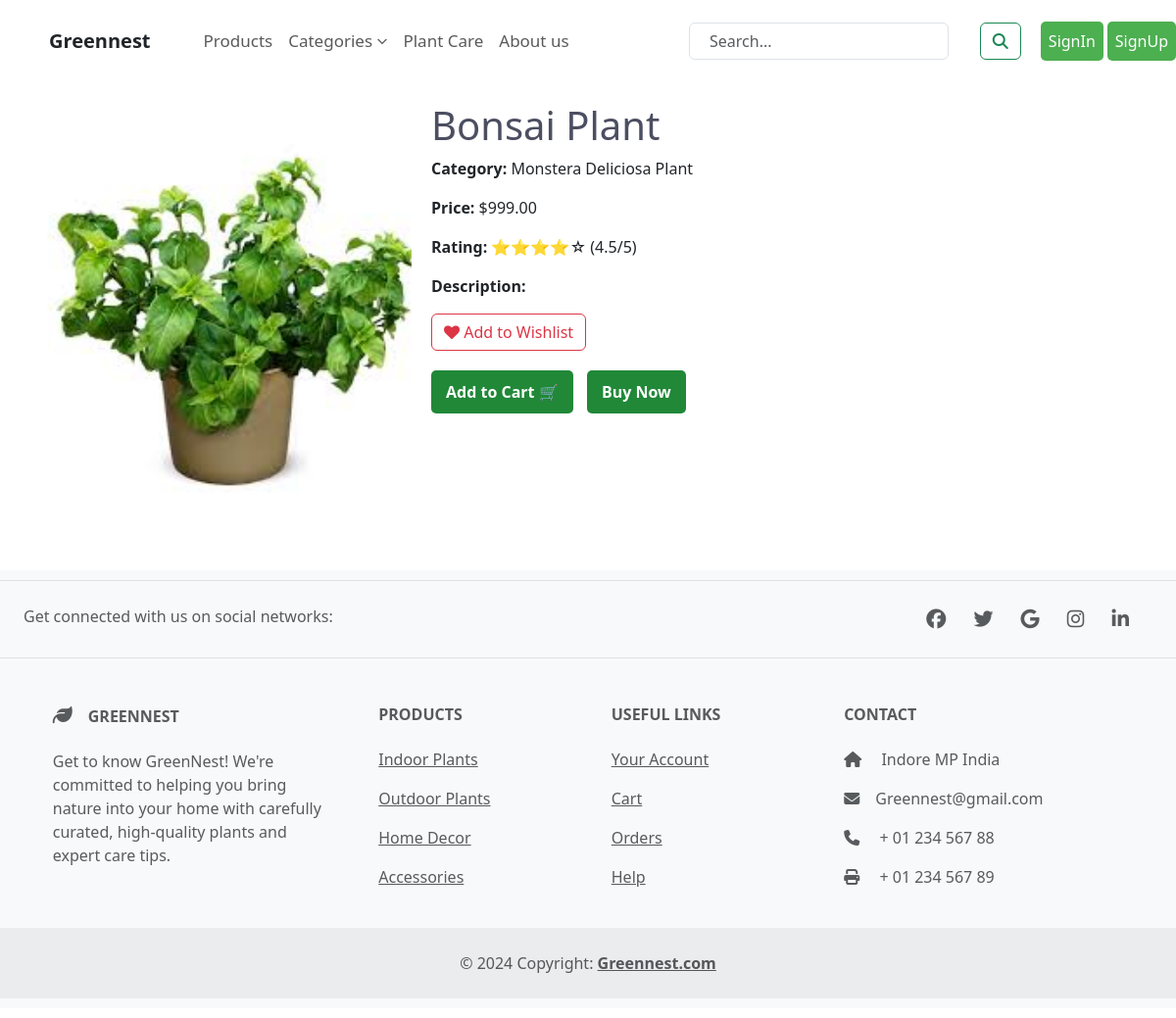
/product/1/, run on the app's committed database.
### myapp/models.py (models this page shows, shortened)
class Product(models.Model):
    name = models.CharField(max_length=255)
    category = models.ForeignKey(Category, on_delete=models.SET_NULL, null=True, blank=True)
    price = models.DecimalField(max_digits=10, decimal_places=2)
    stock = models.PositiveIntegerField(default=0)
    image = models.ImageField(upload_to='product_images/', null=True, blank=True)

class Category(models.Model):
    name = models.CharField(max_length=100, unique=True)

### myapp/views.py (the view)
# urls.py: path('product/<int:product_id>/', views.product_detail, name='product_detail'),
def product_detail(request, product_id):
    product = get_object_or_404(Product, id=product_id)
    return render(request, 'product_detail.html', {'product': product})

### myapp/templates/product_detail.html (shortened to what this page needs)
{% extends "base.html" %}
{% load static %}
{% block content %}
<div class="product-detail-container">
    <div class="product-image">
        <img src="{{ product.image.url }}" alt="{{ product.name }}">
    </div>
    <div class="product-info">
        <h1>{{ product.name }}</h1>
        <p><strong>Category:</strong> {{ product.category.name }}</p>
        <p><strong>Price:</strong> ${{ product.price|floatformat:2 }}</p>
        <p><strong>Rating:</strong> ⭐⭐⭐⭐☆ (4.5/5)</p>
        <p><strong>Description:</strong> {{ product.description }}</p>
        <a href="{% url 'add_to_wishlist' product.id %}" class="btn btn-outline-danger">
            <i class="fa fa-heart"></i> Add to Wishlist
        </a>
        <div class="buttons">
            <form method="post" action="{% url 'add_to_cart' product.id %}">
                <button type="submit" class="add-to-cart">Add to Cart 🛒</button>
                <a href="{% url 'checkout'  %}" class="add-to-cart">Buy Now </a>
            </form>
        </div>
    </div>
</div>
{% endblock %}

### myapp/static/style.css (style rules this page uses)
body { font-size: 15px; font-family: 'Poppins', sans-serif; background-color: white; overflow-x: hidden; margin: 0px; padding: 0px; }
html { background-color: white; }
body { font-family: Arial, sans-serif; min-height: 100vh; display: flex; flex-direction: column; background-color: white; }
:root { --red: hsl(0, 78%, 62%); --cyan: hsl(180, 62%, 55%); --orange: hsl(34, 97%, 64%); --blue: hsl(212, 86%, 64%); --varyDarkBlue: hsl(234, 12%, 34%); --grayishBlue: hsl(229, 6%, 66%); --veryLightGray: hsl(0, 0%, 98%); --weight1: 200; --weight2: 400; --weight3: 600; }
h1:first-of-type { font-weight: var(--weight1); color: var(--varyDarkBlue); }
h1:last-of-type { color: var(--varyDarkBlue); }
img { float: right; }
body { background-color: white; }

### data on the page
Product: image (picture), name "Bonsai Plant", category.name "Monstera Deliciosa Plant", price "999.00"
